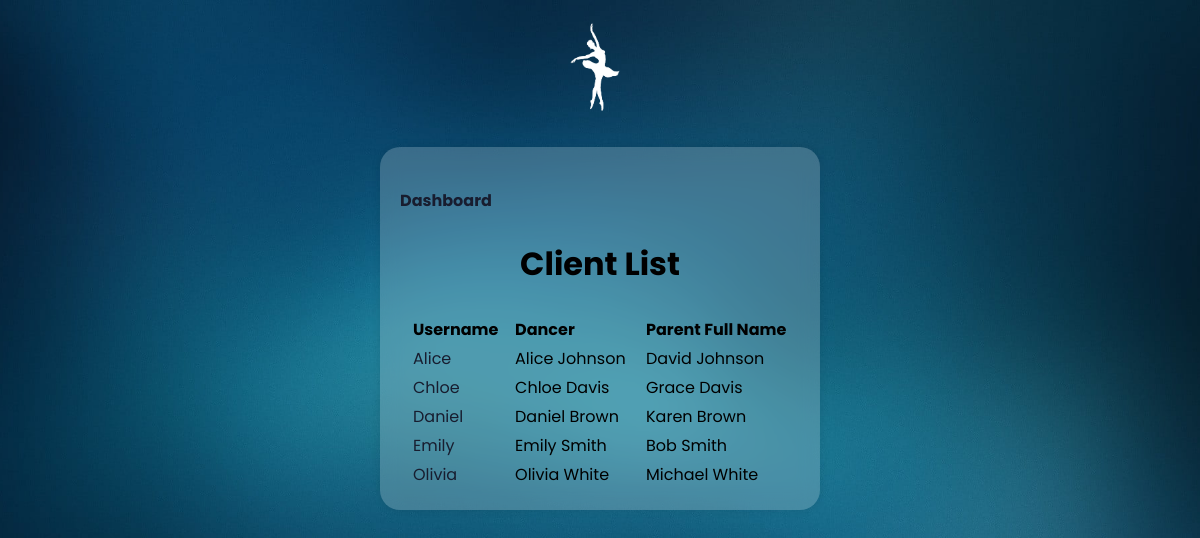
/client_list/, run on the app's committed database.
### mainapp/models.py (models this page shows, shortened)
class CustomUser(AbstractUser):
    PROVINCE_CHOICES = (
    ('AB', 'Alberta'),
    ('BC', 'British Columbia'),
    ('MB', 'Manitoba'),
    ('NB', 'New Brunswick'),
    ('NL', 'Newfoundland and Labrador'),
    ('NS', 'Nova Scotia'),
    ('ON', 'Ontario'),
    ('PE', 'Prince Edward Island'),
    ('QC', 'Quebec'),
    ('SK', 'Saskatchewan'),
    ('NT', 'Northwest Territories'),
    ('NU', 'Nunavut'),
    ('YT', 'Yukon'),
    )
    dancer_full_name = models.CharField(max_length=50)
    dancer_date_of_birth = models.DateField(blank=True, null=True)
    parent_full_name = models.CharField(max_length=100)
    parent_email = models.EmailField(unique=True)
    parent_phone = models.CharField(max_length=10, blank=True)
    address = models.CharField(max_length=100, blank=True)
    city = models.CharField(max_length=50, blank=True)
    province = models.CharField(max_length=2, choices=PROVINCE_CHOICES, blank=True)
    zip_code = models.CharField(max_length=10, blank=True)
    emergency_contact_full_name = models.CharField(max_length=100, blank=True)
    emergency_contact_phone = models. CharField(max_length=15, blank=True)
    notes = models.TextField(blank=True)
    created = models.DateTimeField(auto_now_add=True)
    updated = models.DateTimeField(auto_now=True)

### mainapp/views.py (the view)
# urls.py: path("client_list/", views.client_list, name="client-list"),
def client_list(request):
    superuser = CustomUser.objects.filter(is_superuser=True)
    clients = CustomUser.objects.all().order_by("username").exclude(id__in=superuser.values_list('id', flat=True))
    return render(request, "admin/client_list.html", {"clients": clients})

### mainapp/templates/admin/client_list.html
{% extends 'base.html' %} {% block content %}
<h4><a href="{% url 'dashboard' %}">Dashboard</a></h4>
<h1 class="page-heading">Client List</h1>
<table style="width: 100%; text-align: left;">
	<thead>
		<tr>
			<th>Username</th>
            <th>Dancer</th>
            <th>Parent Full Name</th>
		</tr>
	</thead>
	<tbody>
		{% for client in clients %}
		<tr>
			<td><a href="{% url 'user-profile' client.id %}">{{client.username}}</a></td>
            <td>{{client.dancer_full_name}}</td>
            <td>{{client.parent_full_name}}</td>
        </tr>
		{% endfor %}
	</tbody>
</table>
{% endblock %}

### mainapp/static/css/style.css (style rules this page uses)
html { height: 100%; }
body { font-family: "Poppins", sans-serif; background-image: url("/static/img/gradient-background.jpg"); background-size: cover; background-repeat: no-repeat; background-position: center center; background-attachment: fixed; margin: 0; }
th, td, h4, h5, button { font-family: "Poppins", sans-serif; }
a { text-decoration: none; color: #181d2f; transition: color 0.2s; position: relative; }
.page-heading { text-align: center; border-radius: 10px; font-family: "Poppins", sans-serif; padding: 5px; }
table { width: 100%; text-align: left; margin: 0 10px; }
a::before { content: ""; position: absolute; bottom: -2px; left: 0; width: 100%; height: 2px; background-color: #6159fc; transform: scaleX(0); transform-origin: center; transition: transform 0.2s; }

### data on the page
CustomUser: username "Alice", dancer_full_name "Alice Johnson", parent_full_name "David Johnson"
CustomUser: username "Chloe", dancer_full_name "Chloe Davis", parent_full_name "Grace Davis"
CustomUser: username "Daniel", dancer_full_name "Daniel Brown", parent_full_name "Karen Brown"
CustomUser: username "Emily", dancer_full_name "Emily Smith", parent_full_name "Bob Smith"
CustomUser: username "Olivia", dancer_full_name "Olivia White", parent_full_name "Michael White"
